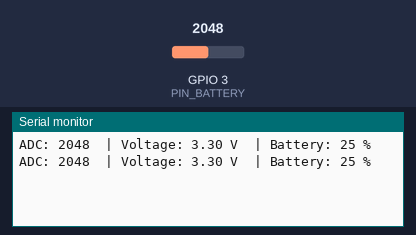
Simulated run of this sketch. Board: ESP32. Parts: the last lines printed to the serial monitor. Inputs (shaded band) come from the test bench; at power-on: GPIO 3 (PIN_BATTERY) = 2048 (analog values on the 0–4095 scale).

Above: at 2.8 s.
2.9 s: GPIO 3 (PIN_BATTERY) set to 2866
At 4.5 s:
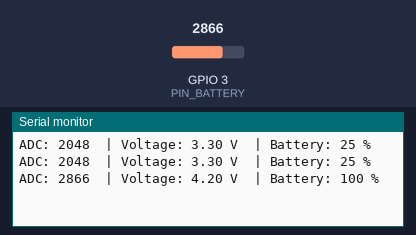
5.6 s: GPIO 3 (PIN_BATTERY) set to 3603
At 7.2 s:
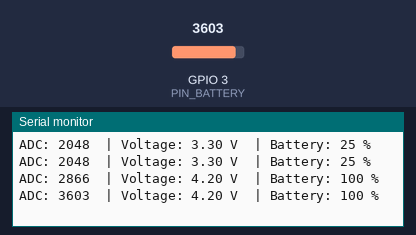
Timing chart, 0 to 8.7 s (numbered marks = the images above; inputs shaded):
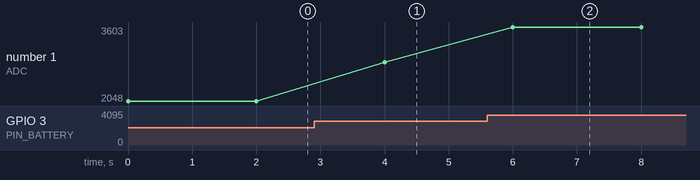

Measured:
- after the input at 2.9 s, the serial monitor: prints a new line after 1.1 s (image 1)
- after the input at 5.6 s, the serial monitor: prints a new line after 0.40 s (image 2)
- plotted number 1: 2048 → 2866 after the input at 2.9 s, 2866 → 3603 after the input at 5.6 s

The sketch:

pin_percent.ino
```cpp
const int PIN_BATTERY = 3;              // GPIO3
const float ADC_MAX = 4095.0;           // 12-bit ADC
const float VREF = 3.3;                 // Điện áp tham chiếu của ESP32 (thường là 3.3V)
const float VOLTAGE_DIVIDER_RATIO = 2.0; // Nếu dùng cầu chia áp 100k/100k

// Ngưỡng điện áp pin Lithium
const float MIN_VOLTAGE = 3.0;          // Pin gần cạn
const float MAX_VOLTAGE = 4.2;          // Pin đầy

void setup() {
  Serial.begin(115200);
  analogReadResolution(12); // Đảm bảo ADC 12-bit (0 - 4095)
}

void loop() {
  int adcValue = analogRead(PIN_BATTERY);
  float voltage = (adcValue / ADC_MAX) * VREF * VOLTAGE_DIVIDER_RATIO;

  // Giới hạn giá trị trong khoảng đo thực tế
  voltage = constrain(voltage, MIN_VOLTAGE, MAX_VOLTAGE);

  // Tính phần trăm pin (xấp xỉ)
  int batteryPercent = map(voltage * 100, MIN_VOLTAGE * 100, MAX_VOLTAGE * 100, 0, 100);
  batteryPercent = constrain(batteryPercent, 0, 100);

  Serial.print("ADC: ");
  Serial.print(adcValue);
  Serial.print("  | Voltage: ");
  Serial.print(voltage, 2);
  Serial.print(" V  | Battery: ");
  Serial.print(batteryPercent);
  Serial.println(" %");

  delay(2000);
}
```
